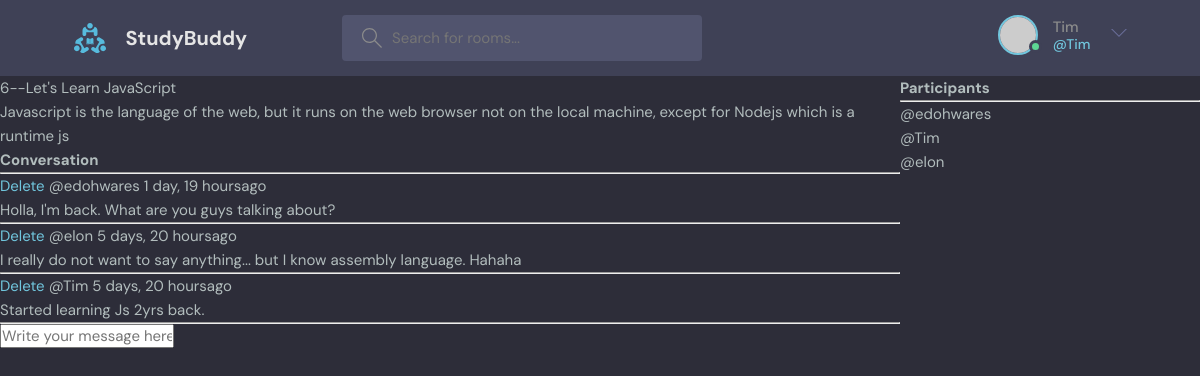
/room/6/ (signed in), run on the app's committed database.
### base/models.py (models this page shows, shortened)
class Room(models.Model):
    host = models.ForeignKey(User, on_delete = models.SET_NULL, null = True)
    topic = models.ForeignKey(Topic, on_delete = models.SET_NULL, null = True)
    name = models.CharField(max_length = 200)
    description = models.TextField(null = True, blank = True)
    participants = models.ManyToManyField(User, related_name='participants', blank=True)
    updated = models.DateTimeField(auto_now = True)
    created = models.DateTimeField(auto_now_add = True)
    class Meta:
        ordering = ['-updated', '-created']

class Message(models.Model):
    user = models.ForeignKey(User, on_delete = models.CASCADE)
    room = models.ForeignKey(Room, on_delete = models.CASCADE)
    body = models.TextField()
    updated = models.DateTimeField(auto_now = True)
    created = models.DateTimeField(auto_now_add = True)
    class Meta:
        ordering = ['-updated', '-created']

### base/views.py (the view, shortened to what this page needs)
# urls.py: path('room/<str:pk>/', views.room, name='room'),
def room(request, pk):
    room = Room.objects.get(id=pk)
    room_messages = room.message_set.all().order_by('-created')
    participants = room.participants.all()
    context = {'room': room, 'room_messages': room_messages, 'participants': participants}
    return render(request, 'base/room.html', context)

### base/templates/base/room.html (shortened to what this page needs)
{% extends 'main.html' %}
{% block content %}
<div class="room-container">
    <div>
        {{room.id}}--{{room.name}}
        <p>{{room.description}}</p>
        <div class="comment-wrapper">
            <h3>Conversation</h3>
            <hr>
            {% for message in room_messages  %}
            <div>
                <a href="{% url 'delete-message' message.id %}">Delete</a>
                <small>@{{message.user}} {{message.created|timesince}}ago</small>
                <p>{{message.body}}</p>
                <hr>
            </div>
            {% endfor %}
        </div>
        {% if request.user.is_authenticated %}
        <div class="comment-form">
            <form action="" method="post">
                <input type="text" name="body" placeholder="Write your message here..">
            </form>
        </div>
        {% endif %}
    </div>
    <div>
        <h3>Participants</h3>
        <hr>
        {% for user in participants  %}
            <div>
                <p>@{{user.username}}</p>
            </div>
        {% endfor %}
    </div>
</div>
{% endblock %}

### templates/navbar.html (shortened to what this page needs)
{% load static %}
<header class="header header--loggedIn">
    <div class="container">
        <a href="{% url 'home' %}" class="header__logo">
            <img src="{% static 'images/logo.svg' %}" />
            <h1>StudyBuddy</h1>
        </a>
        <form class="header__search" method="GET" action="{% url 'home' %}">
            <label>
                <input name="q" placeholder="Search for rooms..." />
            </label>
        </form>
        <nav class="header__menu">
            {% if request.user.is_authenticated %}
            <div class="header__user">
                <a href="profile.html">
                    <div class="avatar avatar--medium active">
                        <img src="https://randomuser.me/api/portraits/men/37.jpg" />
                    </div>
                    <p>{{request.user}}<span>@{{request.user}}</span></p>
                </a>
                <button class="dropdown-button">
                    <svg version="1.1" xmlns="http://www.w3.org/2000/svg" width="32" height="32" viewBox="0 0 32 32">
                        <title>chevron-down</title>
                        <path d="M16 21l-13-13h-3l16 16 16-16h-3l-13 13z"></path>
                    </svg>
                </button>
            </div>
            {% else %}
            <a href="{% url 'login' %}">
                <img src="{% static 'images/avatar.svg' %}" />
                <p>Login</p>
            </a>
            {% endif %}
        </nav>
    </div>
</header>

### static/styles/style.css (style rules this page uses)
:root { --color-main: #71c6dd; --color-main-light: #e1f6fb; --color-dark: #3f4156; --color-dark-medium: #51546e; --color-dark-light: #696d97; --color-light: #e5e5e5; --color-gray: #8b8b8b; --color-light-gray: #b2bdbd; --color-bg: #2d2d39; --color-success: #5dd693; --color-error: #fc4b0b; }
* { font-family: "DM Sans", -apple-system, BlinkMacSystemFont, "Segoe UI", Roboto, Oxygen, Ubuntu, Cantarell, "Open Sans", "Helvetica Neue", sans-serif; margin: 0; padding: 0; box-sizing: border-box; text-rendering: optimizeLegibility; font-size: inherit; }
html { font-size: 56.25%; }
@media only screen and (min-width: 1200px) { html { font-size: 62.5%; } }
body { line-height: 1.6; font-weight: 400; font-size: 1.5rem; color: var(--color-light-gray); background-color: var(--color-bg); min-height: 100vh; }
img { width: 100%; }
a { display: inline-block; color: var(--color-main); text-decoration: none; }
.container { max-width: 120rem; width: 90%; margin: auto; }
.avatar { position: relative; display: inline-block; border-radius: 50%; border: 2px solid var(--color-main); }
.avatar img { display: block; border-radius: 50%; object-fit: cover; object-position: center; }
.avatar::after { content: ""; display: block; position: absolute; background-color: var(--color-gray); z-index: 111; border-radius: 50%; border: 0.3rem solid var(--color-dark); }
.avatar.active::after { background-color: var(--color-success); }
.avatar.avatar--medium img { width: 3.6rem; height: 3.6rem; border-radius: 50%; }
.avatar.avatar--medium:after { width: 0.7rem; height: 0.7rem; bottom: 0px; right: -6px; }
.header { padding: 1.5rem; background-color: var(--color-dark); }
.header > .container { display: flex; gap: 9.5rem; }
.header__logo, .header__user { display: flex; gap: 2rem; align-items: center; }
.header__logo > img { height: 3.2rem; width: 3.2rem; }
.header__logo > h1 { font-weight: 700; font-size: 2rem; color: var(--color-light); }
.header__search > label { background-color: var(--color-dark-medium); padding: 1.3rem 1rem; display: flex; align-items: center; gap: 1rem; border-radius: 4px; }
.header__search svg { fill: var(--color-gray); width: 2rem; height: 2rem; margin-left: 1rem; }
.header__search input { width: 30rem; background: transparent; border: none; outline: none; color: var(--color-light); }
.header__menu { margin-left: auto; position: relative; }
.header__menu a { display: flex; gap: 1.5rem; align-items: center; font-weight: 500; text-decoration: none; color: var(--color-gray); }
.header__menu img { height: 3.6rem; }
.header__menu p { line-height: 1.2; }
.header__menu span { color: var(--color-main); font-weight: 500; font-size: 1.4rem; display: block; }
.header__menu svg { width: 1.6rem; height: 1.6rem; fill: var(--color-dark-light); }
.dropdown-button { background: transparent; border: 0; outline: 0; cursor: pointer; }

### base/templates/base/room.html (style rules this page uses)
.room-container { display: grid; grid-template-columns: 3fr 1fr; }

### data on the page
Room: id "6", name "Let's Learn JavaScript", description "Javascript is the language of the web, but it runs on the web browser not on the local machine, except for Nodejs which is a runtime js"
Message: user "edohwares", created "1 day, 19 hours", body "Holla, I'm back. What are you guys talking about?"
Message: user "elon", created "5 days, 20 hours", body "I really do not want to say anything... but I know assembly language. Hahaha"
Message: user "Tim", created "5 days, 20 hours", body "Started learning Js 2yrs back."

### other printed values
{{ request.user }} "Tim"
{{ user.username }} "edohwares"
{{ user.username }} "Tim"
{{ user.username }} "elon"
